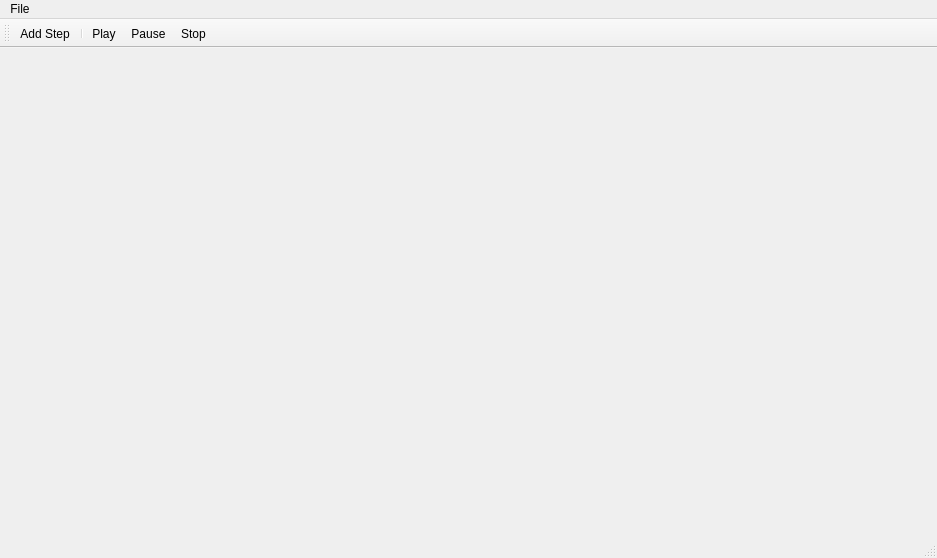
<?xml version="1.0" encoding="UTF-8"?>
<ui version="4.0">
 <class>MainWindow</class>
 <widget class="QMainWindow" name="MainWindow">
  <property name="geometry">
   <rect>
    <x>0</x>
    <y>0</y>
    <width>937</width>
    <height>558</height>
   </rect>
  </property>
  <property name="windowTitle">
   <string>Turbo Trainer Timer</string>
  </property>
  <widget class="QWidget" name="centralWidget"/>
  <widget class="QMenuBar" name="menuBar">
   <property name="geometry">
    <rect>
     <x>0</x>
     <y>0</y>
     <width>937</width>
     <height>26</height>
    </rect>
   </property>
   <widget class="QMenu" name="menuFile">
    <property name="title">
     <string>File</string>
    </property>
    <addaction name="actionNew"/>
    <addaction name="actionOpen"/>
    <addaction name="actionSave"/>
    <addaction name="actionSaveAs"/>
    <addaction name="separator"/>
    <addaction name="actionExit"/>
   </widget>
   <addaction name="menuFile"/>
  </widget>
  <widget class="QToolBar" name="mainToolBar">
   <attribute name="toolBarArea">
    <enum>TopToolBarArea</enum>
   </attribute>
   <attribute name="toolBarBreak">
    <bool>false</bool>
   </attribute>
   <addaction name="actionAddStep"/>
   <addaction name="separator"/>
   <addaction name="actionPlay"/>
   <addaction name="actionPause"/>
   <addaction name="actionStop"/>
  </widget>
  <widget class="QStatusBar" name="statusBar"/>
  <action name="actionPlay">
   <property name="icon">
    <iconset resource="resources.qrc">
     <normaloff>:/res/res/StatusAnnotations_Play_32xLG_color.png</normaloff>:/res/res/StatusAnnotations_Play_32xLG_color.png</iconset>
   </property>
   <property name="text">
    <string>Play</string>
   </property>
   <property name="toolTip">
    <string>Start/resume the session</string>
   </property>
   <property name="shortcut">
    <string>F5</string>
   </property>
  </action>
  <action name="actionAddStep">
   <property name="icon">
    <iconset resource="resources.qrc">
     <normaloff>:/res/res/112_Plus_Green_32x32_72.png</normaloff>:/res/res/112_Plus_Green_32x32_72.png</iconset>
   </property>
   <property name="text">
    <string>Add Step</string>
   </property>
   <property name="toolTip">
    <string>Add a new step in the session</string>
   </property>
  </action>
  <action name="actionEffortInterval">
   <property name="text">
    <string>Effort Interval</string>
   </property>
  </action>
  <action name="actionRecoveryInterval">
   <property name="text">
    <string>Recovery Interval</string>
   </property>
  </action>
  <action name="actionLoop">
   <property name="text">
    <string>Loop</string>
   </property>
  </action>
  <action name="actionNew">
   <property name="text">
    <string>New</string>
   </property>
   <property name="shortcut">
    <string>Ctrl+N</string>
   </property>
  </action>
  <action name="actionOpen">
   <property name="text">
    <string>Open...</string>
   </property>
   <property name="shortcut">
    <string>Ctrl+O</string>
   </property>
  </action>
  <action name="actionSave">
   <property name="text">
    <string>Save</string>
   </property>
   <property name="shortcut">
    <string>Ctrl+S</string>
   </property>
  </action>
  <action name="actionExit">
   <property name="text">
    <string>Exit</string>
   </property>
   <property name="shortcut">
    <string>Ctrl+Q</string>
   </property>
  </action>
  <action name="actionSaveAs">
   <property name="text">
    <string>Save As...</string>
   </property>
   <property name="shortcut">
    <string>F12</string>
   </property>
  </action>
  <action name="actionPause">
   <property name="text">
    <string>Pause</string>
   </property>
   <property name="toolTip">
    <string>Pause the Set</string>
   </property>
  </action>
  <action name="actionStop">
   <property name="text">
    <string>Stop</string>
   </property>
   <property name="toolTip">
    <string>Stop the Set</string>
   </property>
  </action>
 </widget>
 <layoutdefault spacing="6" margin="11"/>
 <resources>
  <include location="resources.qrc"/>
 </resources>
 <connections/>
</ui>
